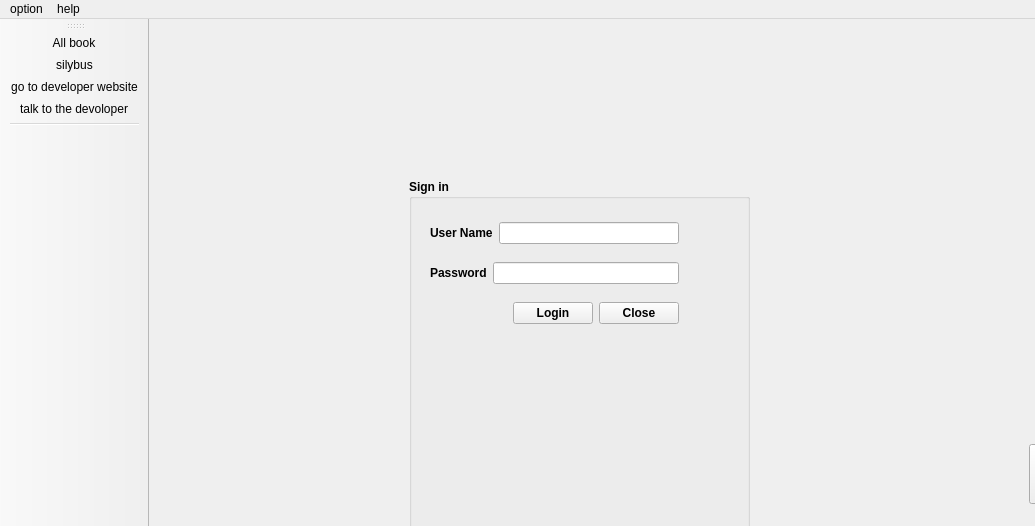
<?xml version="1.0" encoding="UTF-8"?>
<ui version="4.0">
 <class>MainWindow</class>
 <widget class="QMainWindow" name="MainWindow">
  <property name="geometry">
   <rect>
    <x>0</x>
    <y>0</y>
    <width>1035</width>
    <height>526</height>
   </rect>
  </property>
  <property name="windowTitle">
   <string>MainWindow</string>
  </property>
  <widget class="QWidget" name="centralWidget">
   <widget class="QGroupBox" name="groupBox">
    <property name="geometry">
     <rect>
      <x>260</x>
      <y>160</y>
      <width>341</width>
      <height>351</height>
     </rect>
    </property>
    <property name="font">
     <font>
      <weight>75</weight>
      <bold>true</bold>
     </font>
    </property>
    <property name="title">
     <string>Sign in</string>
    </property>
    <widget class="QWidget" name="layoutWidget">
     <property name="geometry">
      <rect>
       <x>10</x>
       <y>20</y>
       <width>271</width>
       <height>151</height>
      </rect>
     </property>
     <layout class="QVBoxLayout" name="verticalLayout">
      <item>
       <layout class="QHBoxLayout" name="horizontalLayout">
        <item>
         <widget class="QLabel" name="label">
          <property name="text">
           <string>User Name</string>
          </property>
         </widget>
        </item>
        <item>
         <widget class="QLineEdit" name="lineEdit_username"/>
        </item>
       </layout>
      </item>
      <item>
       <layout class="QHBoxLayout" name="horizontalLayout_2">
        <item>
         <widget class="QLabel" name="label_2">
          <property name="text">
           <string>Password</string>
          </property>
         </widget>
        </item>
        <item>
         <widget class="QLineEdit" name="lineEdit_password">
          <property name="echoMode">
           <enum>QLineEdit::Password</enum>
          </property>
         </widget>
        </item>
       </layout>
      </item>
      <item>
       <layout class="QHBoxLayout" name="horizontalLayout_3">
        <item>
         <spacer name="horizontalSpacer">
          <property name="orientation">
           <enum>Qt::Horizontal</enum>
          </property>
          <property name="sizeHint" stdset="0">
           <size>
            <width>40</width>
            <height>20</height>
           </size>
          </property>
         </spacer>
        </item>
        <item>
         <widget class="QPushButton" name="pushButton_login">
          <property name="text">
           <string>Login</string>
          </property>
         </widget>
        </item>
        <item>
         <widget class="QPushButton" name="pushButton_close">
          <property name="text">
           <string>Close</string>
          </property>
         </widget>
        </item>
       </layout>
      </item>
     </layout>
    </widget>
   </widget>
   <widget class="QLabel" name="label_3">
    <property name="geometry">
     <rect>
      <x>10</x>
      <y>20</y>
      <width>131</width>
      <height>111</height>
     </rect>
    </property>
    <property name="text">
     <string/>
    </property>
   </widget>
   <widget class="QLabel" name="label_4">
    <property name="geometry">
     <rect>
      <x>160</x>
      <y>20</y>
      <width>611</width>
      <height>111</height>
     </rect>
    </property>
    <property name="text">
     <string/>
    </property>
   </widget>
   <widget class="QLabel" name="label_5">
    <property name="geometry">
     <rect>
      <x>10</x>
      <y>160</y>
      <width>221</width>
      <height>191</height>
     </rect>
    </property>
    <property name="text">
     <string/>
    </property>
   </widget>
   <widget class="QPushButton" name="tutorial">
    <property name="geometry">
     <rect>
      <x>880</x>
      <y>425</y>
      <width>110</width>
      <height>60</height>
     </rect>
    </property>
    <property name="text">
     <string>Help and Tutorial</string>
    </property>
   </widget>
  </widget>
  <widget class="QMenuBar" name="menuBar">
   <property name="geometry">
    <rect>
     <x>0</x>
     <y>0</y>
     <width>1035</width>
     <height>21</height>
    </rect>
   </property>
   <widget class="QMenu" name="menuoption">
    <property name="title">
     <string>option</string>
    </property>
    <widget class="QMenu" name="menubook">
     <property name="title">
      <string>book</string>
     </property>
     <property name="separatorsCollapsible">
      <bool>false</bool>
     </property>
     <widget class="QMenu" name="menu1st">
      <property name="title">
       <string>CSE</string>
      </property>
      <addaction name="actionCSE1st"/>
      <addaction name="actionCSE2nd"/>
      <addaction name="actionCSE3rd"/>
      <addaction name="actionCSE4th"/>
      <addaction name="actionCSE5th"/>
      <addaction name="actionCSE6th"/>
      <addaction name="actionCSE7th"/>
      <addaction name="actionCSE8th"/>
     </widget>
     <widget class="QMenu" name="menu2nd">
      <property name="title">
       <string>EEE</string>
      </property>
      <addaction name="action2AM"/>
      <addaction name="action2BM"/>
      <addaction name="action2CM"/>
      <addaction name="action2AF"/>
      <addaction name="action5th_3"/>
      <addaction name="action6th_3"/>
      <addaction name="action7th_3"/>
      <addaction name="action8th_3"/>
     </widget>
     <widget class="QMenu" name="menu3rd">
      <property name="title">
       <string>ETE</string>
      </property>
      <addaction name="action3AM"/>
      <addaction name="action3BM"/>
      <addaction name="action3CM"/>
      <addaction name="action3AF"/>
      <addaction name="action5th_4"/>
      <addaction name="action6th_4"/>
      <addaction name="action7th_4"/>
      <addaction name="action8th_4"/>
     </widget>
     <addaction name="menu1st"/>
     <addaction name="menu2nd"/>
     <addaction name="menu3rd"/>
     <addaction name="action4rd"/>
     <addaction name="action5th"/>
     <addaction name="action6th"/>
     <addaction name="action7th"/>
     <addaction name="action8th"/>
    </widget>
    <addaction name="separator"/>
    <addaction name="separator"/>
    <addaction name="separator"/>
    <addaction name="menubook"/>
    <addaction name="actionclass"/>
    <addaction name="actionsilybus"/>
    <addaction name="actionAll_book"/>
   </widget>
   <widget class="QMenu" name="menuhelp">
    <property name="title">
     <string>help</string>
    </property>
    <addaction name="actiongo_to_developer_website"/>
    <addaction name="actiongoto"/>
   </widget>
   <addaction name="menuoption"/>
   <addaction name="menuhelp"/>
  </widget>
  <widget class="QToolBar" name="toolBar">
   <property name="windowTitle">
    <string>toolBar</string>
   </property>
   <attribute name="toolBarArea">
    <enum>LeftToolBarArea</enum>
   </attribute>
   <attribute name="toolBarBreak">
    <bool>false</bool>
   </attribute>
   <addaction name="actionAll_book"/>
   <addaction name="actionsilybus"/>
   <addaction name="actiongo_to_developer_website"/>
   <addaction name="actiongoto"/>
   <addaction name="separator"/>
  </widget>
  <action name="actionclass">
   <property name="text">
    <string>classrutine</string>
   </property>
  </action>
  <action name="actionsilybus">
   <property name="icon">
    <iconset resource="resorce.qrc">
     <normaloff>:/res/images/book-16-48.ico</normaloff>:/res/images/book-16-48.ico</iconset>
   </property>
   <property name="text">
    <string>silybus</string>
   </property>
  </action>
  <action name="actiongo_to_developer_website">
   <property name="icon">
    <iconset resource="resorce.qrc">
     <normaloff>:/res/images/help-64.ico</normaloff>:/res/images/help-64.ico</iconset>
   </property>
   <property name="text">
    <string>go to developer website</string>
   </property>
  </action>
  <action name="actiongoto">
   <property name="icon">
    <iconset resource="resorce.qrc">
     <normaloff>:/res/images/talk-64.ico</normaloff>:/res/images/talk-64.ico</iconset>
   </property>
   <property name="text">
    <string>talk to the devoloper</string>
   </property>
  </action>
  <action name="action4rd">
   <property name="text">
    <string>BBA</string>
   </property>
  </action>
  <action name="action5th">
   <property name="text">
    <string>5th</string>
   </property>
  </action>
  <action name="action6th">
   <property name="text">
    <string>6th</string>
   </property>
  </action>
  <action name="action7th">
   <property name="text">
    <string>7th</string>
   </property>
  </action>
  <action name="action8th">
   <property name="text">
    <string>8th</string>
   </property>
  </action>
  <action name="actionCSE1st">
   <property name="text">
    <string>1st</string>
   </property>
  </action>
  <action name="actionCSE2nd">
   <property name="text">
    <string>2nd</string>
   </property>
  </action>
  <action name="actionCSE3rd">
   <property name="text">
    <string>3rd</string>
   </property>
  </action>
  <action name="actionCSE4th">
   <property name="text">
    <string>4th</string>
   </property>
  </action>
  <action name="action2AM">
   <property name="text">
    <string>1st</string>
   </property>
  </action>
  <action name="action2BM">
   <property name="text">
    <string>2nd</string>
   </property>
  </action>
  <action name="action2CM">
   <property name="text">
    <string>3rd</string>
   </property>
  </action>
  <action name="action2AF">
   <property name="text">
    <string>4th</string>
   </property>
  </action>
  <action name="action3AM">
   <property name="text">
    <string>1st</string>
   </property>
  </action>
  <action name="action3BM">
   <property name="text">
    <string>2nd</string>
   </property>
  </action>
  <action name="action3CM">
   <property name="text">
    <string>3rd</string>
   </property>
  </action>
  <action name="action3AF">
   <property name="text">
    <string>4th</string>
   </property>
  </action>
  <action name="actionCSE5th">
   <property name="text">
    <string>5th</string>
   </property>
  </action>
  <action name="actionCSE6th">
   <property name="text">
    <string>6th</string>
   </property>
  </action>
  <action name="actionCSE7th">
   <property name="text">
    <string>7th</string>
   </property>
  </action>
  <action name="actionCSE8th">
   <property name="text">
    <string>8th</string>
   </property>
  </action>
  <action name="action5th_3">
   <property name="text">
    <string>5th</string>
   </property>
  </action>
  <action name="action6th_3">
   <property name="text">
    <string>6th</string>
   </property>
  </action>
  <action name="action7th_3">
   <property name="text">
    <string>7th</string>
   </property>
  </action>
  <action name="action8th_3">
   <property name="text">
    <string>8th</string>
   </property>
  </action>
  <action name="action5th_4">
   <property name="text">
    <string>5th</string>
   </property>
  </action>
  <action name="action6th_4">
   <property name="text">
    <string>6th</string>
   </property>
  </action>
  <action name="action7th_4">
   <property name="text">
    <string>7th</string>
   </property>
  </action>
  <action name="action8th_4">
   <property name="text">
    <string>8th</string>
   </property>
  </action>
  <action name="actionAll_book">
   <property name="icon">
    <iconset resource="resorce.qrc">
     <normaloff>:/res/images/books-64.ico</normaloff>:/res/images/books-64.ico</iconset>
   </property>
   <property name="text">
    <string>All book</string>
   </property>
  </action>
 </widget>
 <layoutdefault spacing="6" margin="11"/>
 <resources>
  <include location="resorce.qrc"/>
 </resources>
 <connections/>
</ui>
